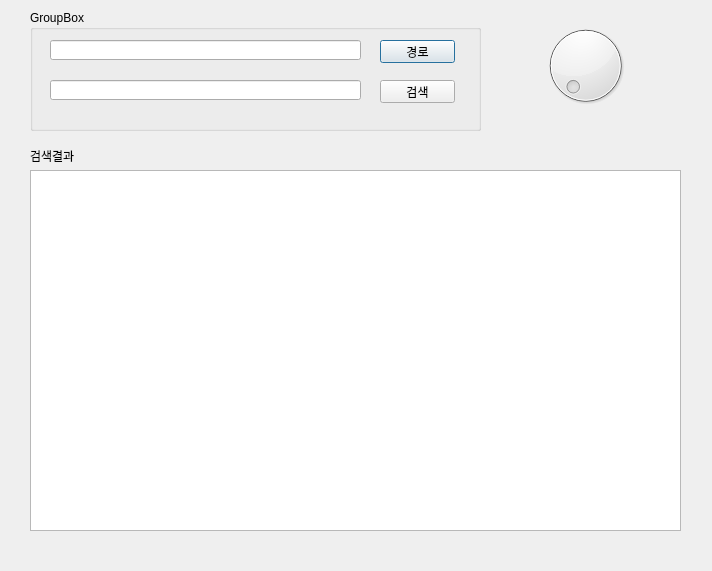
<?xml version="1.0" encoding="UTF-8"?>
<ui version="4.0">
 <class>Dialog</class>
 <widget class="QDialog" name="Dialog">
  <property name="geometry">
   <rect>
    <x>0</x>
    <y>0</y>
    <width>712</width>
    <height>571</height>
   </rect>
  </property>
  <property name="windowTitle">
   <string>단어검색</string>
  </property>
  <property name="windowIcon">
   <iconset resource="resource.qrc">
    <normaloff>:/icon/web.png</normaloff>:/icon/web.png</iconset>
  </property>
  <widget class="QGroupBox" name="groupBox">
   <property name="geometry">
    <rect>
     <x>30</x>
     <y>10</y>
     <width>451</width>
     <height>121</height>
    </rect>
   </property>
   <property name="title">
    <string>GroupBox</string>
   </property>
   <widget class="QLineEdit" name="lineEdit">
    <property name="geometry">
     <rect>
      <x>20</x>
      <y>30</y>
      <width>311</width>
      <height>20</height>
     </rect>
    </property>
   </widget>
   <widget class="QPushButton" name="pushButton">
    <property name="geometry">
     <rect>
      <x>350</x>
      <y>30</y>
      <width>75</width>
      <height>23</height>
     </rect>
    </property>
    <property name="text">
     <string>경로</string>
    </property>
   </widget>
   <widget class="QPushButton" name="pushButton2">
    <property name="geometry">
     <rect>
      <x>350</x>
      <y>70</y>
      <width>75</width>
      <height>23</height>
     </rect>
    </property>
    <property name="text">
     <string>검색</string>
    </property>
   </widget>
   <widget class="QLineEdit" name="lineEdit2">
    <property name="geometry">
     <rect>
      <x>20</x>
      <y>70</y>
      <width>311</width>
      <height>20</height>
     </rect>
    </property>
   </widget>
  </widget>
  <widget class="QLabel" name="label">
   <property name="geometry">
    <rect>
     <x>30</x>
     <y>150</y>
     <width>56</width>
     <height>12</height>
    </rect>
   </property>
   <property name="text">
    <string>검색결과</string>
   </property>
  </widget>
  <widget class="QPlainTextEdit" name="plainTextEdit">
   <property name="geometry">
    <rect>
     <x>30</x>
     <y>170</y>
     <width>651</width>
     <height>361</height>
    </rect>
   </property>
  </widget>
  <widget class="QDial" name="dial">
   <property name="geometry">
    <rect>
     <x>540</x>
     <y>20</y>
     <width>91</width>
     <height>91</height>
    </rect>
   </property>
  </widget>
 </widget>
 <tabstops>
  <tabstop>lineEdit2</tabstop>
  <tabstop>pushButton2</tabstop>
  <tabstop>lineEdit</tabstop>
  <tabstop>pushButton</tabstop>
  <tabstop>dial</tabstop>
  <tabstop>plainTextEdit</tabstop>
 </tabstops>
 <resources>
  <include location="resource.qrc"/>
 </resources>
 <connections/>
</ui>
